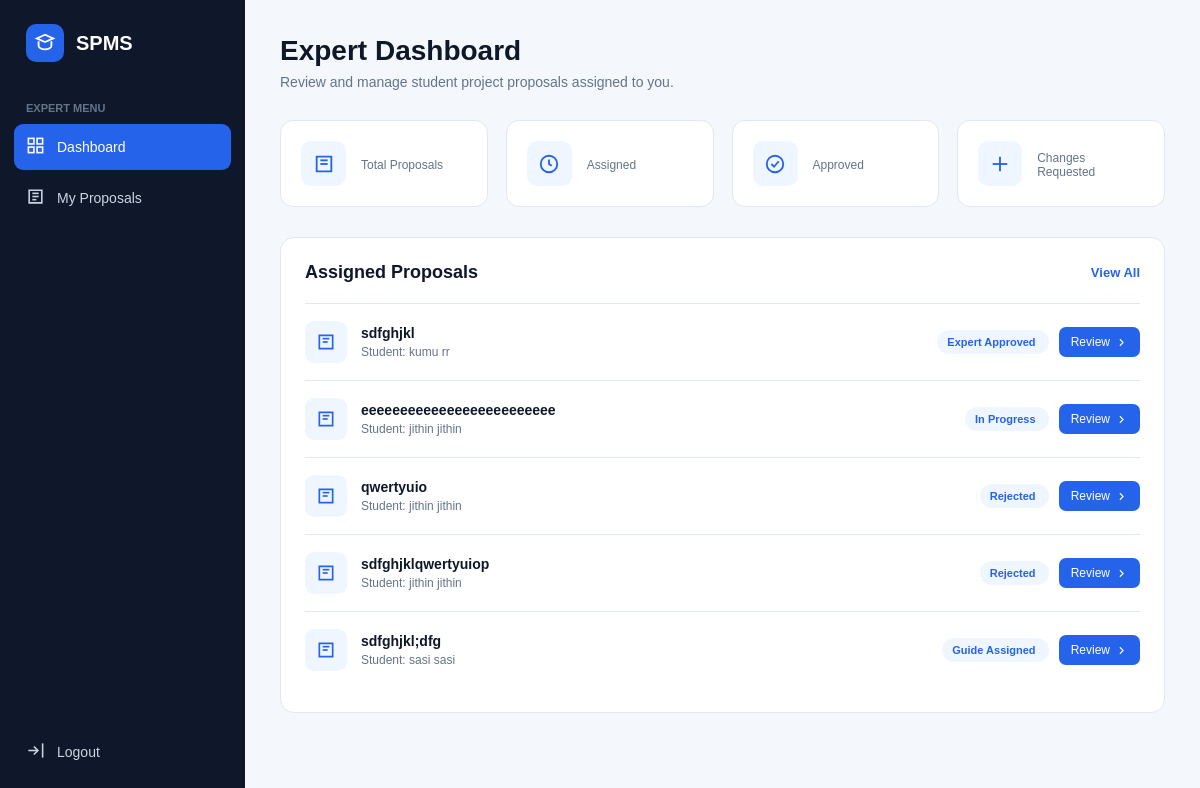
Page /expert/dashboard/ (signed in) on the committed database.
### projects/models.py (models this page shows, shortened)
class ProjectProposal(models.Model):
    PROJECT_TYPE_CHOICES = [
        ("MINI", "Mini Project"),
        ("MAIN", "Main Project"),
    ]
    STATUS_CHOICES = [
        ("SUBMITTED", "Submitted"),
        ("EXPERT_ASSIGNED", "Expert Assigned"),
        ("CHANGES_REQUESTED", "Changes Requested"),
        ("CHANGES_SENT_TO_STUDENT", "Changes Sent To Student"),
        ("EXPERT_APPROVED", "Expert Approved"),
        ("COORDINATOR_APPROVED", "Coordinator Approved"),
        ("GUIDE_ASSIGNED", "Guide Assigned"),
        ("GUIDE_REJECTED", "Guide Rejected"),
        ("IN_PROGRESS", "In Progress"),
        ("COMPLETED", "Completed"),
        ("REJECTED", "Rejected"),
    ]
    student = models.ForeignKey(
        settings.AUTH_USER_MODEL,
        on_delete=models.CASCADE,
        related_name="project_proposals",
        limit_choices_to={"role": "STUDENT"}
    )
    project_type = models.CharField(
        max_length=10,
        choices=PROJECT_TYPE_CHOICES,
        default="MAIN"
    )
    title = models.CharField(max_length=255)
    abstract = models.TextField(blank=True)
    domain = models.CharField(
        max_length=255,
        blank=True
    )
    technologies = models.TextField(
        blank=True
    )
    description = models.TextField(
        blank=True
    )
    proposal_document = models.FileField(
        upload_to="proposals/",
        blank=True,
        null=True
    )
    domain_expert = models.ForeignKey(
        settings.AUTH_USER_MODEL,
        on_delete=models.SET_NULL,
        null=True,
        blank=True,
        related_name="expert_proposals",
        limit_choices_to={"role": "EXPERT"}
    )
    expert_comments = models.TextField(
        blank=True,
        null=True
    )
    status = models.CharField(
        max_length=40,
        choices=STATUS_CHOICES,
        default="SUBMITTED"
    )
    guide = models.ForeignKey(
        settings.AUTH_USER_MODEL,
        on_delete=models.SET_NULL,
        null=True,
        blank=True,
        related_name="guided_proposals",
        limit_choices_to={"role": "GUIDE"}
    )
    guide_rejection_reason = models.TextField(
        blank=True,
        null=True
    )
    guide_rejected_at = models.DateTimeField(
        blank=True,
        null=True
    )
    submitted_at = models.DateTimeField(
        auto_now_add=True
    )
    updated_at = models.DateTimeField(
        auto_now=True
    )

### accounts/models.py (models this page shows, shortened)
class User(AbstractUser):
    ROLE_CHOICES = [
        ("STUDENT", "Student"),
        ("COORDINATOR", "Coordinator"),
        ("EXPERT", "Domain Expert"),
        ("GUIDE", "Guide"),
        ("PANEL", "Panel Member"),
    ]
    role = models.CharField(
        max_length=20,
        choices=ROLE_CHOICES,
        default="STUDENT"
    )
    phone = models.CharField(
        max_length=15,
        blank=True,
        null=True
    )
    roll_number = models.CharField(
        max_length=50,
        blank=True,
        null=True
    )
    department = models.CharField(
        max_length=100,
        blank=True,
        null=True
    )
    semester = models.CharField(
        max_length=20,
        blank=True,
        null=True
    )
    batch = models.CharField(
        max_length=20,
        blank=True,
        null=True
    )

### accounts/views.py (the view)
@login_required
def expert_dashboard(request):
    if request.user.is_superuser:
        return redirect(
            "accounts:coordinator_dashboard"
        )
    if request.user.role != "EXPERT":
        return redirect(
            "accounts:dashboard"
        )
    proposals = (
        ProjectProposal.objects
        .filter(
            domain_expert=request.user
        )
        .select_related(
            "student"
        )
        .order_by("-submitted_at")
    )
    context = {
        "proposals": proposals,
        "proposal_count": proposals.count(),
    }
    return render(
        request,
        "experts/dashboard.html",
        context
    )

### templates/experts/dashboard.html (shortened to what this page needs)
<!DOCTYPE html>
<html lang="en">
<head>
</head>
<body>
<aside class="sidebar">
    <div class="logo">
        <div class="logo-icon">
            <svg viewBox="0 0 24 24"
                 fill="none"
                 stroke-width="2">
                <path d="M12 3L3 7l9 4 9-4-9-4z"/>
                <path d="M5 10v5c0 2 3 4 7 4s7-2 7-4v-5"/>
            </svg>
        </div>
        SPMS
    </div>
    <div class="nav-title">
        Expert Menu
    </div>
    <a href="{% url 'experts:dashboard' %}"
       class="nav-link active">
        <span class="nav-icon">
            <svg viewBox="0 0 24 24"
                 fill="none"
                 stroke-width="2">
                <rect x="3" y="3" width="7" height="7"/>
                <rect x="14" y="3" width="7" height="7"/>
                <rect x="3" y="14" width="7" height="7"/>
                <rect x="14" y="14" width="7" height="7"/>
            </svg>
        </span>
        Dashboard
    </a>
    <a href="{% url 'experts:my_proposals' %}"
       class="nav-link">
        <span class="nav-icon">
            <svg viewBox="0 0 24 24"
                 fill="none"
                 stroke-width="2">
                <path d="M4 4h16v16H4z"/>
                <path d="M8 8h8"/>
                <path d="M8 12h8"/>
                <path d="M8 16h5"/>
            </svg>
        </span>
        My Proposals
    </a>
    <a href="{% url 'accounts:logout' %}"
       class="nav-link logout">
        <span class="nav-icon">
            <svg viewBox="0 0 24 24"
                 fill="none"
                 stroke-width="2">
                <path d="M10 17l5-5-5-5"/>
                <path d="M15 12H3"/>
                <path d="M21 3v18"/>
            </svg>
        </span>
        Logout
    </a>
</aside>
<main class="main">
    <div class="header">
        <h1>Expert Dashboard</h1>
        <p>
            Review and manage student project proposals assigned to you.
        </p>
    </div>
    <div class="stats">
        <div class="stat-card">
            <div class="stat-icon">
                <svg viewBox="0 0 24 24"
                     fill="none"
                     stroke-width="2">
                    <path d="M4 4h16v16H4z"/>
                    <path d="M8 8h8"/>
                    <path d="M8 12h8"/>
                </svg>
            </div>
            <div>
                <div class="stat-label">
                    Total Proposals
                </div>
            </div>
        </div>
        <div class="stat-card">
            <div class="stat-icon">
                <svg viewBox="0 0 24 24"
                     fill="none"
                     stroke-width="2">
                    <circle cx="12" cy="12" r="9"/>
                    <path d="M12 7v5l3 2"/>
                </svg>
            </div>
            <div>
                <div class="stat-label">
                    Assigned
                </div>
            </div>
        </div>
        <div class="stat-card">
            <div class="stat-icon">
                <svg viewBox="0 0 24 24"
                     fill="none"
                     stroke-width="2">
                    <circle cx="12" cy="12" r="9"/>
                    <path d="M8 12l3 3 5-6"/>
                </svg>
            </div>
            <div>
                <div class="stat-label">
                    Approved
                </div>
            </div>
        </div>
        <div class="stat-card">
            <div class="stat-icon">
                <svg viewBox="0 0 24 24"
                     fill="none"
                     stroke-width="2">
                    <path d="M4 12h16"/>
                    <path d="M12 4v16"/>
                </svg>
            </div>
            <div>
                <div class="stat-label">
                    Changes Requested
                </div>
            </div>
        </div>
    </div>
    <div class="card">
        <div class="card-header">
            <h2>Assigned Proposals</h2>
            <a href="{% url 'experts:my_proposals' %}"
               class="view-all">
                View All
            </a>
        </div>
        {% for proposal in proposals|slice:":5" %}
            <div class="proposal">
                <div class="proposal-info">
                    <div class="proposal-icon">
                        <svg viewBox="0 0 24 24"
                             fill="none"
                             stroke-width="2">
                            <path d="M4 4h16v16H4z"/>
                            <path d="M8 8h8"/>
                            <path d="M8 12h6"/>
                        </svg>
                    </div>
                    <div>
                        <div class="proposal-title">
                            {{ proposal.title }}
                        </div>
                        <div class="student">
                            Student:
                            {{ proposal.student.get_full_name|default:proposal.student.username }}
                        </div>
                    </div>
                </div>
                <div>
                    <span class="status">
                        {{ proposal.get_status_display }}
                    </span>
                    <a href="{% url 'experts:proposal_detail' proposal.id %}"
                       class="review-btn">
                        Review
                        <svg width="13"
                             height="13"
                             viewBox="0 0 24 24"
                             fill="none"
                             stroke="currentColor"
                             stroke-width="2">
                            <path d="M9 18l6-6-6-6"/>
                        </svg>
                    </a>
                </div>
            </div>
        {% endfor %}
    </div>
</main>
</body>
</html>

### templates/experts/dashboard.html (style rules this page uses)
* { margin: 0; padding: 0; box-sizing: border-box; }
body { font-family: Arial, Helvetica, sans-serif; background: #f4f7fb; color: #1e293b; }
.sidebar { position: fixed; left: 0; top: 0; width: 245px; height: 100vh; background: #0f172a; padding: 24px 14px; }
.logo { display: flex; align-items: center; gap: 12px; color: white; font-size: 20px; font-weight: 700; padding: 0 12px 30px; }
.logo-icon { width: 38px; height: 38px; background: #2563eb; border-radius: 10px; display: flex; align-items: center; justify-content: center; }
.logo-icon svg { width: 22px; height: 22px; stroke: white; }
.nav-title { color: #64748b; font-size: 11px; text-transform: uppercase; font-weight: 700; padding: 10px 12px; }
.nav-link { display: flex; align-items: center; gap: 12px; padding: 12px; margin-bottom: 5px; color: #cbd5e1; text-decoration: none; border-radius: 9px; font-size: 14px; }
.nav-link.active { background: #2563eb; color: white; }
.nav-icon svg { width: 19px; height: 19px; stroke: currentColor; }
.logout { position: absolute; bottom: 20px; left: 14px; right: 14px; }
.main { margin-left: 245px; padding: 35px; min-height: 100vh; }
.header { margin-bottom: 30px; }
.header h1 { font-size: 28px; color: #0f172a; margin-bottom: 7px; }
.header p { color: #64748b; font-size: 14px; }
.stats { display: grid; grid-template-columns: repeat(4, 1fr); gap: 18px; margin-bottom: 30px; }
.stat-card { background: white; border: 1px solid #e2e8f0; border-radius: 13px; padding: 20px; display: flex; align-items: center; gap: 15px; }
.stat-icon { width: 45px; height: 45px; border-radius: 10px; background: #eff6ff; color: #2563eb; display: flex; align-items: center; justify-content: center; }
.stat-icon svg { width: 22px; height: 22px; stroke: currentColor; }
.stat-label { color: #64748b; font-size: 12px; margin-top: 3px; }
.card { background: white; border: 1px solid #e2e8f0; border-radius: 14px; padding: 24px; }
.card-header { display: flex; justify-content: space-between; align-items: center; margin-bottom: 20px; }
.card-header h2 { font-size: 18px; color: #0f172a; }
.view-all { text-decoration: none; color: #2563eb; font-size: 13px; font-weight: 600; }
.proposal { display: flex; align-items: center; justify-content: space-between; padding: 17px 0; border-top: 1px solid #e2e8f0; }
.proposal-info { display: flex; align-items: center; gap: 14px; }
.proposal-icon { width: 42px; height: 42px; border-radius: 9px; background: #eff6ff; color: #2563eb; display: flex; align-items: center; justify-content: center; }
.proposal-icon svg { width: 20px; height: 20px; stroke: currentColor; }
.proposal-title { font-size: 14px; font-weight: 600; color: #0f172a; }
.student { color: #64748b; font-size: 12px; margin-top: 4px; }
.status { padding: 6px 10px; border-radius: 20px; background: #eff6ff; color: #2563eb; font-size: 11px; font-weight: 600; }
.review-btn { display: inline-flex; align-items: center; gap: 5px; margin-left: 10px; padding: 8px 12px; border-radius: 7px; background: #2563eb; color: white; text-decoration: none; font-size: 12px; }

### rows in the picture
ProjectProposal: title "sdfghjkl", student.get_full_name "kumu rr", status "Expert Approved"
ProjectProposal: title "eeeeeeeeeeeeeeeeeeeeeeeee", student.get_full_name "jithin jithin", status "In Progress"
ProjectProposal: title "qwertyuio", student.get_full_name "jithin jithin", status "Rejected"
ProjectProposal: title "sdfghjklqwertyuiop", student.get_full_name "jithin jithin", status "Rejected"
ProjectProposal: title "sdfghjkl;dfg", student.get_full_name "sasi sasi", status "Guide Assigned"
